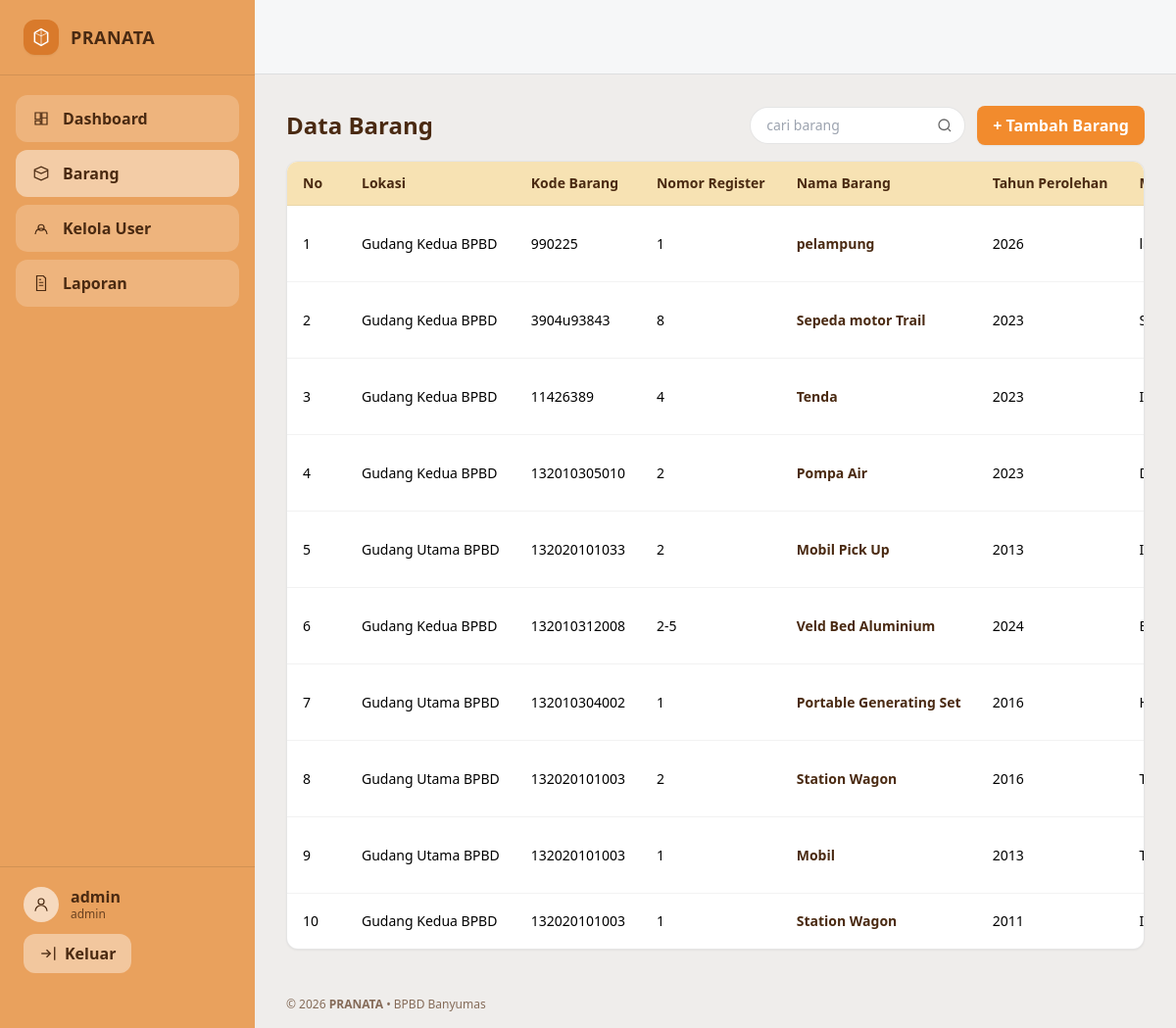
The app's page /index.php?page=admin (signed in) with its own data.
### tables this page shows
CREATE TABLE `barang` (
  `id_barang` int(11) NOT NULL,
  `id_lokasi` int(11) NOT NULL,
  `kode_barang` varchar(50) DEFAULT NULL,
  `nomor_register` varchar(50) DEFAULT NULL,
  `nama_barang` varchar(150) NOT NULL,
  `tahun_perolehan` year(4) DEFAULT NULL,
  `merk_tipe` varchar(100) DEFAULT NULL,
  `ukuran_cc` varchar(50) DEFAULT NULL,
  `bahan` varchar(80) DEFAULT NULL,
  `pabrik` varchar(80) DEFAULT NULL,
  `nomor_rangka` varchar(80) DEFAULT NULL,
  `nomor_mesin` varchar(80) DEFAULT NULL,
  `nomor_polisi` varchar(30) DEFAULT NULL,
  `nomor_bpkb` varchar(80) DEFAULT NULL,
  `asal_usul` varchar(120) DEFAULT NULL,
  `harga_perolehan` decimal(15,2) DEFAULT NULL,
  `kondisi` varchar(50) DEFAULT NULL,
  `keterangan` text DEFAULT NULL,
  `stok_barang` int(11) NOT NULL DEFAULT 0,
  `foto` varchar(255) DEFAULT NULL,
  `status_brg` varchar(30) DEFAULT NULL,
  `tgl_masuk` date DEFAULT NULL
);

### app/controllers/AdminController.php (called while the page is built, shortened)
<?php
class AdminController
{
    public function index()
    {
        include __DIR__ . '/../views/admin/index.php';
    }
}

### app/views/admin/index.php (the view, shortened to what this page needs)
<?php
$conn = Koneksi::connect();
$q = trim($_GET['q'] ?? '');
$perPage = 10;
$pageNum = max(1, (int)($_GET['page_num'] ?? 1));
$offset = ($pageNum - 1) * $perPage;
$sql = "SELECT * FROM barang";
$sql .= " ORDER BY id_barang DESC LIMIT {$perPage} OFFSET {$offset}";
$result = $conn->query($sql);
?>
<div class="flex flex-col gap-3 mb-4 sm:flex-row sm:items-center sm:justify-between">
  <h1 class="text-2xl font-extrabold text-[#4A2A12] sm:text-2xl">Data Barang</h1>
  <div class="flex flex-col gap-2 sm:flex-row sm:items-center sm:justify-end sm:gap-3">
    <form method="GET" action="index.php" class="relative w-full sm:w-auto">
      <input
        type="text"
        name="q"
        value="<?= htmlspecialchars($q) ?>"
        placeholder="cari barang"
        class="w-full min-w-0 rounded-full border border-black/10 bg-white px-4 py-2 pr-10 text-sm outline-none focus:ring-2 focus:ring-[#E9A15D] sm:w-[220px]"
      />
      <button type="submit" class="absolute right-3 top-1/2 -translate-y-1/2 opacity-60 hover:opacity-90">
        <svg width="18" height="18" viewBox="0 0 24 24" fill="none">
          <circle cx="11" cy="11" r="7" stroke="currentColor" stroke-width="1.7"/>
          <path d="M20 20l-3.5-3.5" stroke="currentColor" stroke-width="1.7"/>
        </svg>
      </button>
    </form>
    <a href="index.php?page=barang_create"
       class="inline-flex w-full items-center justify-center gap-2 rounded-lg bg-[#F28B2D] px-4 py-2 text-white font-bold shadow-sm hover:brightness-95 sm:w-auto">
      + Tambah Barang
    </a>
  </div>
</div>
<div class="bg-white rounded-xl shadow-sm border border-black/10 overflow-hidden">
  <div class="overflow-x-auto">
    <table class="min-w-max w-full text-sm">
      <thead class="bg-[#F7E2B3] text-[#4A2A12]">
        <tr>
          <th class="px-4 py-3 text-left w-[60px]">No</th>
          <?php
            $fields = $result->fetch_fields();
            $columns = array_map(function($f){ return $f->name; }, $fields);
            $columns = array_values(array_filter($columns, function($c){ return $c !== 'id_barang'; }));
            $hasIdLokasi = in_array('id_lokasi', $columns);
            $rows = $result->fetch_all(MYSQLI_ASSOC);
            $lokasiCache = [];
            if ($hasIdLokasi) {
              $ids = array_unique(array_filter(array_map(function($r){ return $r['id_lokasi'] ?? null; }, $rows)));
              if (!empty($ids)) {
                $ids_int = array_map('intval', $ids);
                $id_list = implode(',', $ids_int);
                $candidates = [
                  ['table' => 'lokasi_gudang', 'name' => 'nama_lokasi'],
                  ['table' => 'lokasi', 'name' => 'nama'],
                  ['table' => 'lokasi', 'name' => 'lokasi'],
                  ['table' => 'gudang', 'name' => 'nama_gudang'],
                ];
                $found = null;
                foreach ($candidates as $c) {
                  $t = $conn->real_escape_string($c['table']);
                  $n = $conn->real_escape_string($c['name']);
                  $tblExists = $conn->query("SHOW TABLES LIKE '{$t}'");
                  if ($tblExists && $tblExists->num_rows) {
                    $colExists = $conn->query("SHOW COLUMNS FROM `{$t}` LIKE '{$n}'");
                    if ($colExists && $colExists->num_rows) {
                      $found = $c;
                      break;
                    }
                  }
                }
                if ($found) {
                  $t = $found['table']; $n = $found['name'];
                  $pk = null;
                  $colsRes = $conn->query("SHOW COLUMNS FROM `{$t}`");
                  if ($colsRes) {
                    if (!$pk) {
                      $colsRes->data_seek(0);
                      while ($col = $colsRes->fetch_assoc()) {
                        if (preg_match('/(^|_)id$|^id(_|$)/i', $col['Field'])) { $pk = $col['Field']; break; }
                      }
                    }
                  } else {
                    $pk = 'id';
                  }
                  $pkEsc = $conn->real_escape_string($pk);
                  $res = $conn->query("SELECT `{$pkEsc}` AS id, `{$n}` AS nama FROM `{$t}` WHERE `{$pkEsc}` IN ($id_list)");
                  if ($res) {
                    while ($r = $res->fetch_assoc()) $lokasiCache[$r['id']] = $r['nama'];
                  }
                }
              }
            }
            $loanStatusMap = [];
            $pm = new PeminjamanModel();
            $itemsMap = $pm->getItemsMapping();
            if (!empty($itemsMap['items_table']) && !empty($itemsMap['peminjaman_col']) && !empty($itemsMap['barang_col'])) {
              $it = $conn->real_escape_string($itemsMap['items_table']);
              $pCol = $conn->real_escape_string($itemsMap['peminjaman_col']);
              $bCol = $conn->real_escape_string($itemsMap['barang_col']);
              $sqlStatus = "SELECT pi.`{$bCol}` AS barang_id,
                                MAX(CASE
                                      WHEN p.status IN ('waiting_verification','pending') THEN 3
                                      WHEN p.status = 'approved' THEN 2
                                      ELSE 0
                                    END) AS st
                            FROM `{$it}` pi
                            JOIN peminjaman p ON p.`{$pCol}` = pi.`{$pCol}`
                            GROUP BY pi.`{$bCol}`";
              $rs = $conn->query($sqlStatus);
              if ($rs) {
                while ($r = $rs->fetch_assoc()) {
                  $loanStatusMap[(string)$r['barang_id']] = (int)$r['st'];
                }
              }
            }
            foreach ($columns as $col):
              if ($col === 'status_brg') {
                $label = 'Status Verifikasi';
              } elseif ($col === 'foto') {
                $label = 'Foto';
              } else {
                $label = ucwords(str_replace('_', ' ', $col));
                if ($col === 'id_lokasi') $label = 'Lokasi';
              }
          ?>
            <th class="px-4 py-3 text-left"><?= $label ?></th>
          <?php endforeach; ?>
        </tr>
      </thead>
      <tbody>
        <?php if (count($rows) === 0): ?>
          <?php $extraCols = in_array('status_brg', $columns) ? 1 : 0; ?>
          <?php $colspan = count($columns) + 1 + $extraCols; ?>
          <tr>
            <td colspan="<?= $colspan ?>" class="px-4 py-6 text-center text-gray-500">
              Data barang belum ada.
            </td>
          </tr>
        <?php else:
          $no = $offset + 1;
          foreach ($rows as $row):
        ?>
          <tr class="border-t border-black/5 hover:bg-black/3">
            <td class="px-4 py-3"><?= $no++ ?></td>
            <?php foreach ($columns as $col): ?>
              <?php if ($col === 'id_lokasi'): ?>
                <?php $lid = $row['id_lokasi'] ?? null; ?>
                <td class="px-4 py-3"><?= htmlspecialchars($lokasiCache[$lid] ?? ($lid !== null ? $lid : '-')) ?></td>
              <?php elseif ($col === 'status_brg'): ?>
                <?php
                  $bid = (string)($row['id_barang'] ?? '');
                  $st = $loanStatusMap[$bid] ?? 0;
                  $raw = strtolower((string)($row['status_brg'] ?? ''));
                  if (in_array($raw, ['aktif','tersedia','verified','diverifikasi','sudah diverifikasi','terverifikasi'], true)) {
                    $verifyLabel = 'Terverifikasi';
                  } elseif (in_array($raw, ['pending','menunggu','waiting_verification'], true)) {
                    $verifyLabel = 'Menunggu Verifikasi';
                  } elseif ($raw !== '') {
                    $verifyLabel = ucwords(str_replace('_', ' ', $raw));
                  } else {
                    $verifyLabel = '-';
                  }
                  if ($st === 3) {
                    $loanLabel = 'Menunggu Verifikasi';
                  } elseif ($st === 2) {
                    $loanLabel = 'Menunggu Pengembalian';
                  } else {
                    $loanLabel = 'Tersedia';
                  }
                ?>
                <td class="px-4 py-3"><?= htmlspecialchars($verifyLabel) ?></td>
                <td class="px-4 py-3"><?= htmlspecialchars($loanLabel) ?></td>
              <?php elseif ($col === 'foto'): ?>
                <?php
                  $foto = $row['foto'] ?? '';
                  if ($foto && !preg_match('/^https?:\\/\\//', $foto) && strpos($foto, '/') === false) {
                    $foto = 'public/uploads/barang/' . $foto;
                  }
                  $fotoUrl = $foto ?: '';
                ?>
                <td class="px-4 py-3">
                  <?php if (!empty($fotoUrl)): ?>
                    <button type="button"
                            class="group inline-flex items-center"
                            data-photo="<?php echo htmlspecialchars($fotoUrl); ?>">
                      <img src="<?php echo htmlspecialchars($fotoUrl); ?>"
                           alt="Foto barang"
                           class="h-12 w-16 rounded-md border border-black/10 object-cover shadow-sm transition group-hover:scale-[1.02]">
                    </button>
                  <?php else: ?>
                    -
                  <?php endif; ?>
                </td>
              <?php else: ?>
                <td class="px-4 py-3<?= $col === 'nama_barang' ? ' font-semibold text-[#4A2A12]' : '' ?>"><?= htmlspecialchars($row[$col] ?? '-') ?></td>
              <?php endif; ?>
            <?php endforeach; ?>
          </tr>
        <?php endforeach; endif; ?>
      </tbody>
    </table>
  </div>
</div>
<?php
include __DIR__ . '/../layout/main.php';
?>

### records on screen
barang: id_lokasi "Gudang Kedua BPBD", kode_barang "990225", nomor_register "1", nama_barang "pelampung", tahun_perolehan "2026"
barang: id_lokasi "Gudang Kedua BPBD", kode_barang "3904u93843", nomor_register "8", nama_barang "Sepeda motor Trail", tahun_perolehan "2023"
barang: id_lokasi "Gudang Kedua BPBD", kode_barang "11426389", nomor_register "4", nama_barang "Tenda", tahun_perolehan "2023"
barang: id_lokasi "Gudang Kedua BPBD", kode_barang "132010305010", nomor_register "2", nama_barang "Pompa Air", tahun_perolehan "2023"
barang: id_lokasi "Gudang Utama BPBD", kode_barang "132020101033", nomor_register "2", nama_barang "Mobil Pick Up", tahun_perolehan "2013"
barang: id_lokasi "Gudang Kedua BPBD", kode_barang "132010312008", nomor_register "2-5", nama_barang "Veld Bed Aluminium", tahun_perolehan "2024"
barang: id_lokasi "Gudang Utama BPBD", kode_barang "132010304002", nomor_register "1", nama_barang "Portable Generating Set", tahun_perolehan "2016"
barang: id_lokasi "Gudang Utama BPBD", kode_barang "132020101003", nomor_register "2", nama_barang "Station Wagon", tahun_perolehan "2016"
barang: id_lokasi "Gudang Utama BPBD", kode_barang "132020101003", nomor_register "1", nama_barang "Mobil", tahun_perolehan "2013"
barang: id_lokasi "Gudang Kedua BPBD", kode_barang "132020101003", nomor_register "1", nama_barang "Station Wagon", tahun_perolehan "2011"

### other values on screen
$username "admin"
$role ?: 'Admin' "admin"
$label "Lokasi"
$label "Kode Barang"
$label "Nomor Register"
$label "Nama Barang"
$label "Tahun Perolehan"
